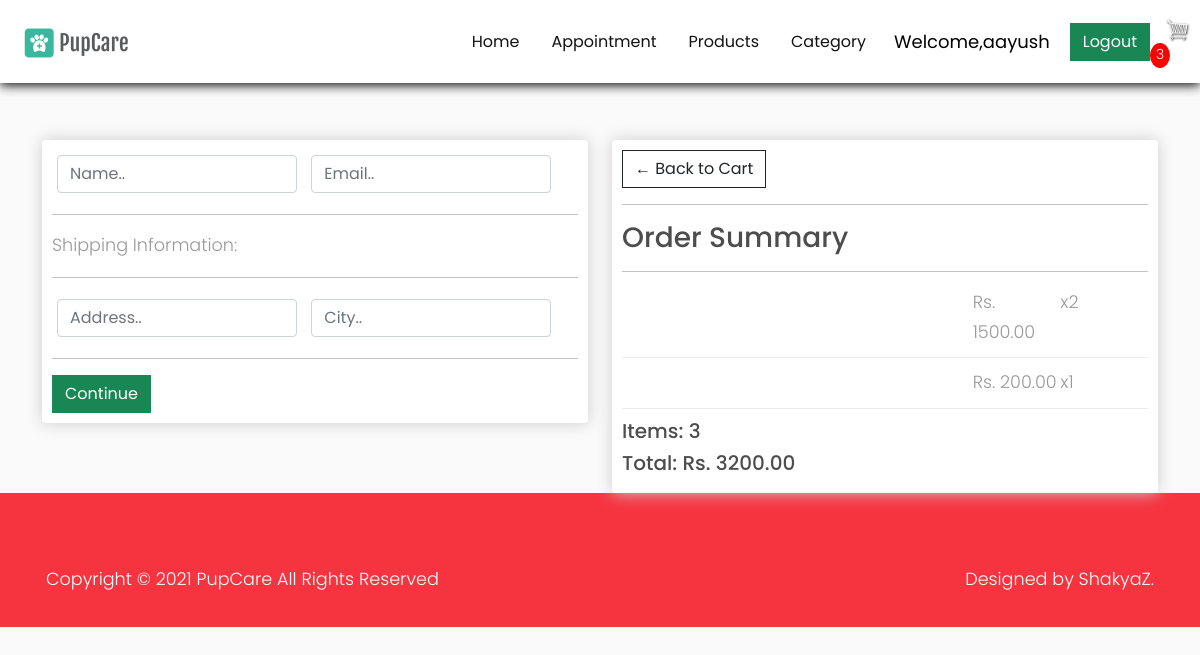
/checkout/ (signed in), run on an earlier commit of the app's database.
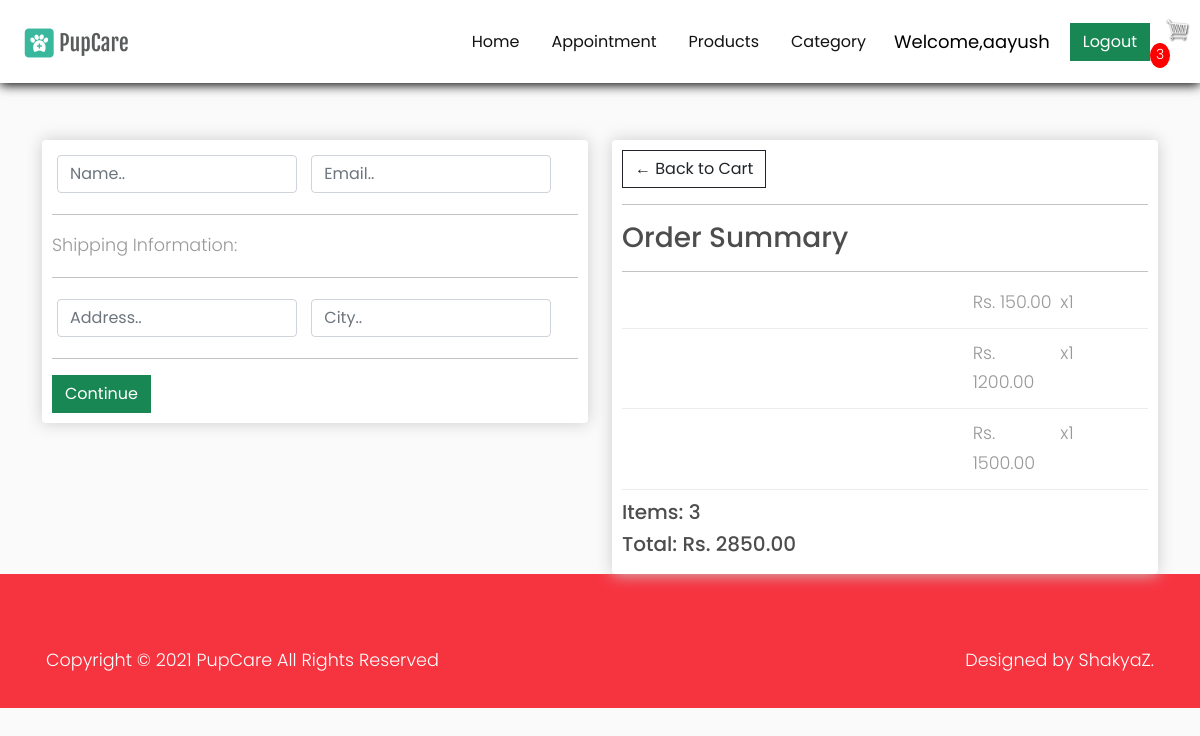
And on a later commit of the database.
### Home/models.py (models this page shows, shortened)
class OrderItem(models.Model):
    product = models.ForeignKey(Product, on_delete=models.SET_NULL, blank=True, null=True)
    order = models.ForeignKey(Order, on_delete=models.SET_NULL, blank=True, null=True)
    quantity = models.IntegerField(default=0, null=True, blank=True)
    date_added = models.DateTimeField(auto_now_add=True)
    @property
    def get_total(self):
        total = self.product.price * self.quantity
        return total

class Product(models.Model):
    title = models.CharField(max_length=200, null=True)
    slug = models.SlugField(unique=True, null=True)
    category = models.ForeignKey(Category, on_delete=models.CASCADE, null=True)
    digital = models.BooleanField(default=False, null=True, blank=False)
    image = models.ImageField(upload_to="products")
    price = models.PositiveIntegerField(null=True, blank=False)

class Order(models.Model):
    customer = models.ForeignKey(Customer, on_delete=models.SET_NULL, blank=True, null=True)
    date_ordered = models.DateTimeField(auto_now=True)
    complete = models.BooleanField(default=False, null=True, blank=False)
    transaction_id = models.CharField(max_length=200, null=True)
    payment_method = models.CharField(max_length=20, default=False, choices=METHOD)
    @property
    def shipping(self):
        shipping = False
        orderitems = self.orderitem_set.all()
        for i in orderitems:
            if i.product.digital == False:
                shipping = True
        return shipping
    @property
    def get_cart_total(self):
        orderitems = self.orderitem_set.all()
        total = sum([item.get_total for item in orderitems])
        return total
    @property
    def get_cart_items(self):
        orderitems = self.orderitem_set.all()
        total = sum([item.quantity for item in orderitems])
        return total

### Home/views.py (the view)
# urls.py: path('checkout/', views.checkout, name='checkout'),
def checkout(request):
    if request.user.is_authenticated:
        customer = request.user.customer
        order, created = Order.objects.get_or_create(customer=customer, complete=False)
        items = order.orderitem_set.all()
        cartItems = order.get_cart_items
    else:
        items = []
        order = {'get_cart_total': 0, 'get_cart_items': 0, 'shipping': False}
        cartItems = order['get_cart_items']
    context = {'items': items, 'order': order, 'cartItems': cartItems}
    return render(request, 'checkout.html', context)

### templates/checkout.html (shortened to what this page needs)
{% extends 'base.html' %}
{% load static %}
{% block content %}
    <div class="container">
        <div class="row">
            <div class="col-lg-6">
                <div class="box-element" id="form-wrapper">
                    <form id="form">
                        <div id="user-info">
                            <div class="form-field">
                                <label>
                                    <input required class="form-control" type="text" name="name" placeholder="Name..">
                                </label>
                            </div>
                            <div class="form-field">
                                <label>
                                    <input required class="form-control" type="email" name="email"
                                           placeholder="Email..">
                                </label>
                            </div>
                        </div>
                        <div id="shipping-info">
                            <hr>
                            <p>Shipping Information:</p>
                            <hr>
                            <div class="form-field">
                                <label>
                                    <input class="form-control" type="text" name="address" placeholder="Address..">
                                </label>
                            </div>
                            <div class="form-field">
                                <label>
                                    <input class="form-control" type="text" name="city" placeholder="City..">
                                </label>
                            </div>
                        </div>
                        <hr>
                        <input id="form-button" class="btn btn-success btn-block" type="submit" value="Continue">
                    </form>
                </div>
                <br>
            </div>
            <div class="col-lg-6">
                <div class="box-element">
                    <a class="btn btn-outline-dark" href="{% url 'cart' %}">&#x2190; Back to Cart</a>
                    <hr>
                    <h3>Order Summary</h3>
                    <hr>
                    {% for item in items %}
                        <div class="cart-row">
                            <div style="flex:2"><img class="row-image" src="{{ item.product.imageURL }}" alt=""></div>
                            <div style="flex:1"><p>Rs. {{ item.product.price|floatformat:2 }}</p></div>
                            <div style="flex:1"><p>x{{ item.quantity }}</p></div>
                        </div>
                    {% endfor %}
                    <h5>Items: {{ order.get_cart_items }}</h5>
                    <h5>Total: Rs. {{ order.get_cart_total|floatformat:2 }}</h5>
                </div>
            </div>
        </div>
    </div>
{% endblock content %}

What changed in the data, as far as the page shows it:
removed OrderItem: product.price "1500.00", quantity "2"
removed OrderItem: product.price "200.00", quantity "1"
added OrderItem: product.price "150.00", quantity "1"
added OrderItem: product.price "1200.00", quantity "1"
added OrderItem: product.price "1500.00", quantity "1"
changed Order: get_cart_total "3200.00" → "2850.00"
